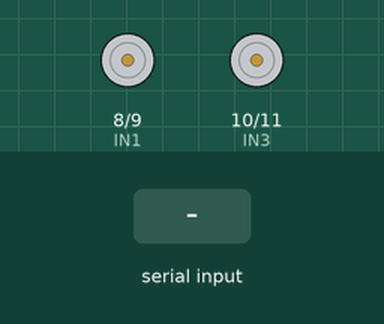
Bench run of a sketch on a simulated Arduino Uno, built with avr-gcc and run on an emulated ATmega328P. Parts: motor-driver pin pairs drawn as motors (green arrow = first pin HIGH = forward, orange = second pin HIGH = backward, longer = more drive, scaled by the enable pin). The inputs (shaded band) are chosen by the test bench. What the sketch prints to the serial monitor is not drawn.

Above: at 1.2 s.
1.3 s: "1\n" received over Serial
At 1.6 s:
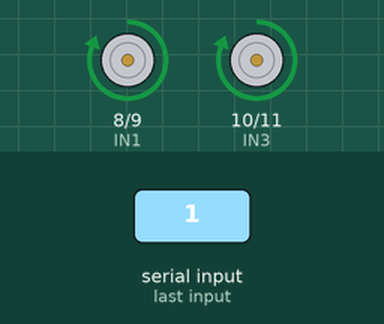
3.8 s: "2\n" received over Serial
At 4.6 s:
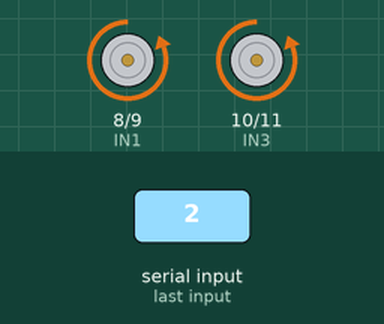
6.3 s: "3\n" received over Serial
At 6.6 s:
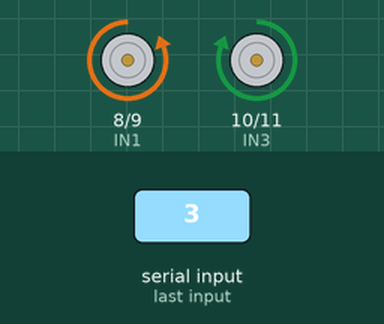
8.8 s: "4\n" received over Serial
At 9.6 s:
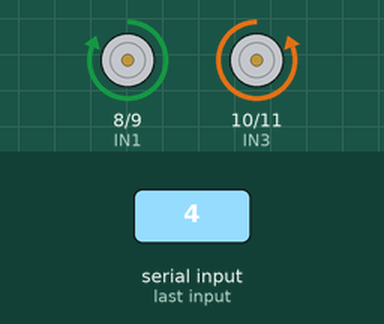
Timing chart, 0 to 11.8 s (numbered marks = the images above; inputs shaded):
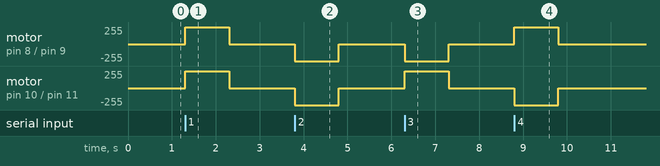

The sketch:

car_1.ino
```cpp
int ENA = 5;
int ENB = 3;
int IN1 = 8;
int IN2 = 9;
int IN3 = 10;
int IN4 = 11;

int direc = 0;

void setup() {
  // put your setup code here, to run once:
  pinMode(IN1,OUTPUT);
  pinMode(IN2,OUTPUT);
  pinMode(IN3,OUTPUT);
  pinMode(IN4,OUTPUT);
  pinMode(ENA,OUTPUT);
  pinMode(ENB,OUTPUT);
  Serial.begin(9600);
  Serial.println("SYSTEM READY");
}

void loop() {
  // put your main code here, to run repeatedly:
 if (Serial.available()){
  direc = Serial.parseInt();
 }switch(direc){
    case 1: forward();
    break;
    case 2: backward();
    break;
    case 3: right();
    break;
    case 4: left();
    break;
    case 0: brake();
    break;
    default: brake();
    break;
  }
}
void forward(){
  digitalWrite(ENA,HIGH);
  digitalWrite(ENB,HIGH);
  digitalWrite(IN1,HIGH);
  digitalWrite(IN2,LOW);
  digitalWrite(IN3,HIGH);
  digitalWrite(IN4,LOW);
}
void backward(){
  digitalWrite(ENA,HIGH);
  digitalWrite(ENB,HIGH);
  digitalWrite(IN1,LOW);
  digitalWrite(IN2,HIGH);
  digitalWrite(IN3,LOW);
  digitalWrite(IN4,HIGH);
}
void right(){
  digitalWrite(ENA,HIGH);
  digitalWrite(ENB,HIGH);
  digitalWrite(IN1,LOW);
  digitalWrite(IN2,HIGH);
  digitalWrite(IN3,HIGH);
  digitalWrite(IN4,LOW);
}
void left(){
  digitalWrite(ENA,HIGH);
  digitalWrite(ENB,HIGH);
  digitalWrite(IN1,HIGH);
  digitalWrite(IN2,LOW);
  digitalWrite(IN3,LOW);
  digitalWrite(IN4,HIGH);
}
void brake(){
  digitalWrite(ENA,LOW);
  digitalWrite(ENB,LOW);
  digitalWrite(IN1,LOW);
  digitalWrite(IN2,LOW);
  digitalWrite(IN3,LOW);
  digitalWrite(IN4,LOW);
}
```

Measured:
- after the input at 1.3 s, motor on pin 8 (IN1) / pin 9 (IN2), motor on pin 10 (IN3) / pin 11 (IN4): stopped → forward 255/255 at once, → stopped 1.0 s later
- after the input at 3.8 s, motor on pin 8 (IN1) / pin 9 (IN2), motor on pin 10 (IN3) / pin 11 (IN4): stopped → backward 255/255 at once, → stopped 1.0 s later
- after the input at 6.3 s, motor on pin 8 (IN1) / pin 9 (IN2): stopped → backward 255/255 at once, → stopped 1.0 s later; motor on pin 10 (IN3) / pin 11 (IN4): stopped → forward 255/255 at once, → stopped 1.0 s later
- after the input at 8.8 s, motor on pin 8 (IN1) / pin 9 (IN2): stopped → forward 255/255 at once, → stopped 1.0 s later; motor on pin 10 (IN3) / pin 11 (IN4): stopped → backward 255/255 at once, → stopped 1.0 s later
